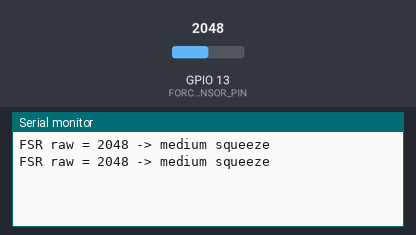
A sketch run on a simulated ESP32. On the bench: the last lines printed to the serial monitor. Inputs (shaded band) come from the test bench; at power-on: GPIO 13 (FORCE_SENSOR_PIN) = 2048 (analog values on the 0–4095 scale).

Above: at 1.2 s.
1.3 s: GPIO 13 (FORCE_SENSOR_PIN) set to 1960
At 2.8 s:
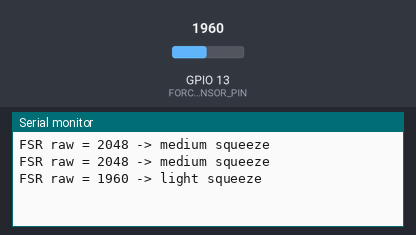
4.3 s: GPIO 13 (FORCE_SENSOR_PIN) set to 760
At 5.5 s:
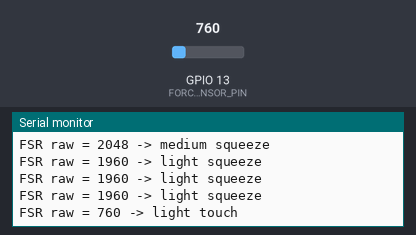
7.3 s: GPIO 13 (FORCE_SENSOR_PIN) set to 0
At 8.8 s:
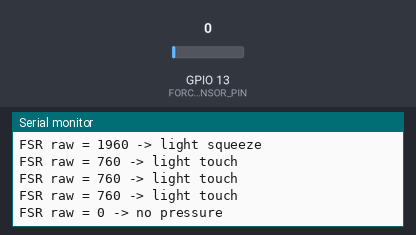
10.3 s: GPIO 13 (FORCE_SENSOR_PIN) set to 3240
At 11.6 s:
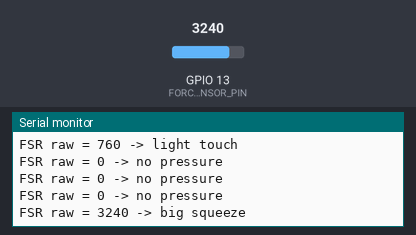

The sketch:

V1_Code_FSR_Code.ino
```cpp
#define FORCE_SENSOR_PIN 13  // GPIO36 (ADC1_CH0)


void setup() {
  Serial.begin(115200);
  // 11 dB lets you read ~0–3.3 V safely
  analogSetPinAttenuation(FORCE_SENSOR_PIN, ADC_11db);
  // Optional: ensure 12-bit width (0–4095)
  analogReadResolution(12);
}


void loop() {
  // Average a few samples to tame ESP32 ADC noise
  const int N = 8;
  uint32_t acc = 0;
  for (int i = 0; i < N; i++) acc += analogRead(FORCE_SENSOR_PIN);
  int reading = acc / N;


  Serial.print("FSR raw = ");
  Serial.print(reading);


  // Rough bins scaled for 12-bit (tune to taste)
  if (reading < 40)            Serial.println(" -> no pressure");
  else if (reading < 800)      Serial.println(" -> light touch");
  else if (reading < 2000)     Serial.println(" -> light squeeze");
  else if (reading < 3200)     Serial.println(" -> medium squeeze");
  else                         Serial.println(" -> big squeeze");


  delay(1000); // faster updates
}
```

Measured:
- after the input at 1.3 s, the serial monitor: prints a new line after 0.70 s (image 1)
- after the input at 4.3 s, the serial monitor: prints a new line after 0.71 s (image 2)
- after the input at 7.3 s, the serial monitor: prints a new line after 0.71 s (image 3)
- after the input at 10.3 s, the serial monitor: prints a new line after 0.71 s (image 4)
